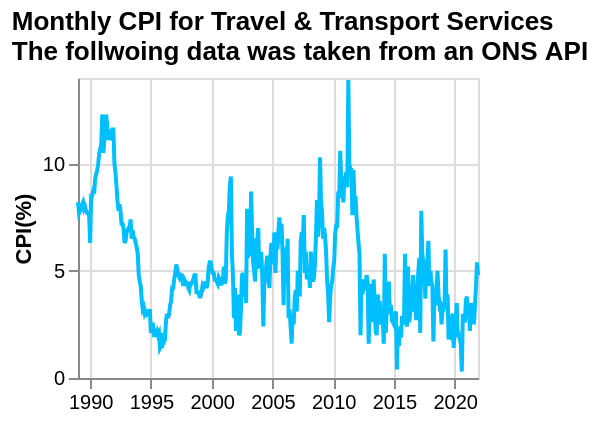

Write a Vega-Lite specification for this figure.
### Vega-Lite specification from a JSON file in a GitHub repository (floating-point values rounded to 4 significant figures; data arrays with more than 128 entries replaced by an {"elided": "..."} marker saying what was removed)
{"$schema": "https://vega.github.io/schema/vega-lite/v5.json", "title": {"text": "Monthly CPI for Travel & Transport Services", "subtitle": "The follwoing data was taken from an ONS API", "subtitleFontStyle": "Ubuntu", "anchor": "start", "color": "black"}, "data": {"values": {"elided": "405 records"}}, "height": 150, "width": 200, "mark": {"type": "line", "color": "#00BFFF", "strokeWidth": 2, "opacity": 1}, "transform": [{"filter": "datum.year>minYear"}, {"filter": "datum.year<maxYear"}], "params": [{"name": "minYear", "value": 1980, "bind": {"input": "range", "min": 1980, "max": 2022, "step": 1, "name": "Start year:"}}, {"name": "maxYear", "value": 2022, "bind": {"input": "range", "min": 1980, "max": 2022, "step": 1, "name": "End year:"}}], "encoding": {"x": {"field": "date", "type": "temporal", "axis": {"labelAngle": 0}, "title": ""}, "y": {"field": "value", "type": "quantitative", "title": "CPI(%)"}}}
